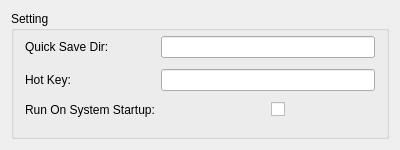
<?xml version="1.0" encoding="UTF-8"?>
<ui version="4.0">
 <class>SnipSysTray</class>
 <widget class="QWidget" name="SnipSysTray">
  <property name="geometry">
   <rect>
    <x>0</x>
    <y>0</y>
    <width>400</width>
    <height>150</height>
   </rect>
  </property>
  <property name="windowTitle">
   <string>SnipSysTray</string>
  </property>
  <layout class="QVBoxLayout" name="verticalLayout">
   <item>
    <widget class="QGroupBox" name="groupBox">
     <property name="title">
      <string>Setting</string>
     </property>
     <layout class="QGridLayout" name="gridLayout" rowstretch="0,0,0">
      <property name="topMargin">
       <number>0</number>
      </property>
      <item row="1" column="0">
       <widget class="QLabel" name="label_2">
        <property name="text">
         <string>Hot Key:</string>
        </property>
       </widget>
      </item>
      <item row="1" column="1" colspan="2">
       <widget class="ToolLineEdt" name="hotKeyEdt"/>
      </item>
      <item row="2" column="2">
       <widget class="QCheckBox" name="checkBox">
        <property name="text">
         <string/>
        </property>
       </widget>
      </item>
      <item row="2" column="0">
       <widget class="QLabel" name="label_3">
        <property name="text">
         <string>Run On System Startup:</string>
        </property>
       </widget>
      </item>
      <item row="0" column="0">
       <widget class="QLabel" name="label">
        <property name="text">
         <string>Quick Save Dir:</string>
        </property>
       </widget>
      </item>
      <item row="0" column="1" colspan="2">
       <widget class="ToolLineEdt" name="saveDirEdt"/>
      </item>
     </layout>
    </widget>
   </item>
  </layout>
 </widget>
 <layoutdefault spacing="6" margin="11"/>
 <customwidgets>
  <customwidget>
   <class>ToolLineEdt</class>
   <extends>QLineEdit</extends>
   <header>toollineedt.h</header>
  </customwidget>
 </customwidgets>
 <resources/>
 <connections/>
</ui>
